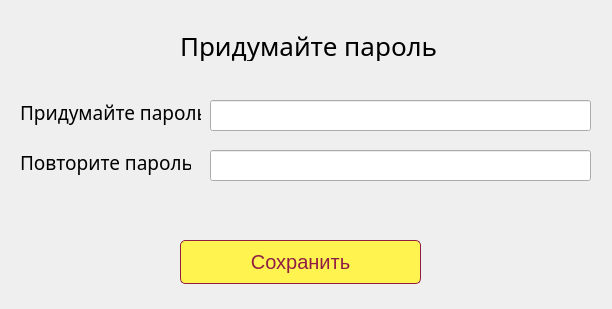
<?xml version="1.0" encoding="UTF-8"?>
<ui version="4.0">
 <class>SetPasswordWindow</class>
 <widget class="QWidget" name="SetPasswordWindow">
  <property name="geometry">
   <rect>
    <x>0</x>
    <y>0</y>
    <width>612</width>
    <height>309</height>
   </rect>
  </property>
  <property name="windowTitle">
   <string>Придумайте пароль</string>
  </property>
  <widget class="QLabel" name="label_4">
   <property name="geometry">
    <rect>
     <x>20</x>
     <y>100</y>
     <width>181</width>
     <height>25</height>
    </rect>
   </property>
   <property name="styleSheet">
    <string notr="true">QLabel {font-family: Yu Gothic UI Semibold;
font-size: 19px;}</string>
   </property>
   <property name="text">
    <string>Придумайте пароль</string>
   </property>
  </widget>
  <widget class="QLabel" name="label_3">
   <property name="geometry">
    <rect>
     <x>180</x>
     <y>30</y>
     <width>261</width>
     <height>31</height>
    </rect>
   </property>
   <property name="styleSheet">
    <string notr="true">font-family: Yu Gothic UI Semibold;
font-size: 26px;</string>
   </property>
   <property name="text">
    <string>Придумайте пароль</string>
   </property>
  </widget>
  <widget class="QLineEdit" name="create_password_line">
   <property name="geometry">
    <rect>
     <x>210</x>
     <y>100</y>
     <width>381</width>
     <height>31</height>
    </rect>
   </property>
   <property name="sizePolicy">
    <sizepolicy hsizetype="Expanding" vsizetype="Expanding">
     <horstretch>0</horstretch>
     <verstretch>0</verstretch>
    </sizepolicy>
   </property>
   <property name="echoMode">
    <enum>QLineEdit::Password</enum>
   </property>
  </widget>
  <widget class="QPushButton" name="set_password_btn">
   <property name="geometry">
    <rect>
     <x>180</x>
     <y>240</y>
     <width>241</width>
     <height>44</height>
    </rect>
   </property>
   <property name="styleSheet">
    <string notr="true">QPushButton {font-family:Yu Gothic UI ;
					font-size: 20px;
					background-color: #FFF44F;
					border: 1px solid #911E42;
					border-radius: 5px;
					color: #911E42;
					position: relative;
					box-sizing: border-box;
					transition: all 700ms ease;}

QPushButton:hover {
	background: #911E42;
	color: #FFF44F;
	box-shadow: inset 0 0 0 3px #b84642;
}</string>
   </property>
   <property name="text">
    <string>Сохранить</string>
   </property>
  </widget>
  <widget class="QLabel" name="label_5">
   <property name="geometry">
    <rect>
     <x>20</x>
     <y>150</y>
     <width>171</width>
     <height>25</height>
    </rect>
   </property>
   <property name="styleSheet">
    <string notr="true">QLabel {font-family: Yu Gothic UI Semibold;
font-size: 19px;}</string>
   </property>
   <property name="text">
    <string>Повторите пароль</string>
   </property>
  </widget>
  <widget class="QLineEdit" name="repeat_password_line">
   <property name="geometry">
    <rect>
     <x>210</x>
     <y>150</y>
     <width>381</width>
     <height>31</height>
    </rect>
   </property>
   <property name="sizePolicy">
    <sizepolicy hsizetype="Expanding" vsizetype="Expanding">
     <horstretch>0</horstretch>
     <verstretch>0</verstretch>
    </sizepolicy>
   </property>
   <property name="echoMode">
    <enum>QLineEdit::Password</enum>
   </property>
  </widget>
  <widget class="QLabel" name="error_label">
   <property name="geometry">
    <rect>
     <x>190</x>
     <y>203</y>
     <width>251</width>
     <height>20</height>
    </rect>
   </property>
   <property name="text">
    <string/>
   </property>
  </widget>
 </widget>
 <resources/>
 <connections/>
</ui>
